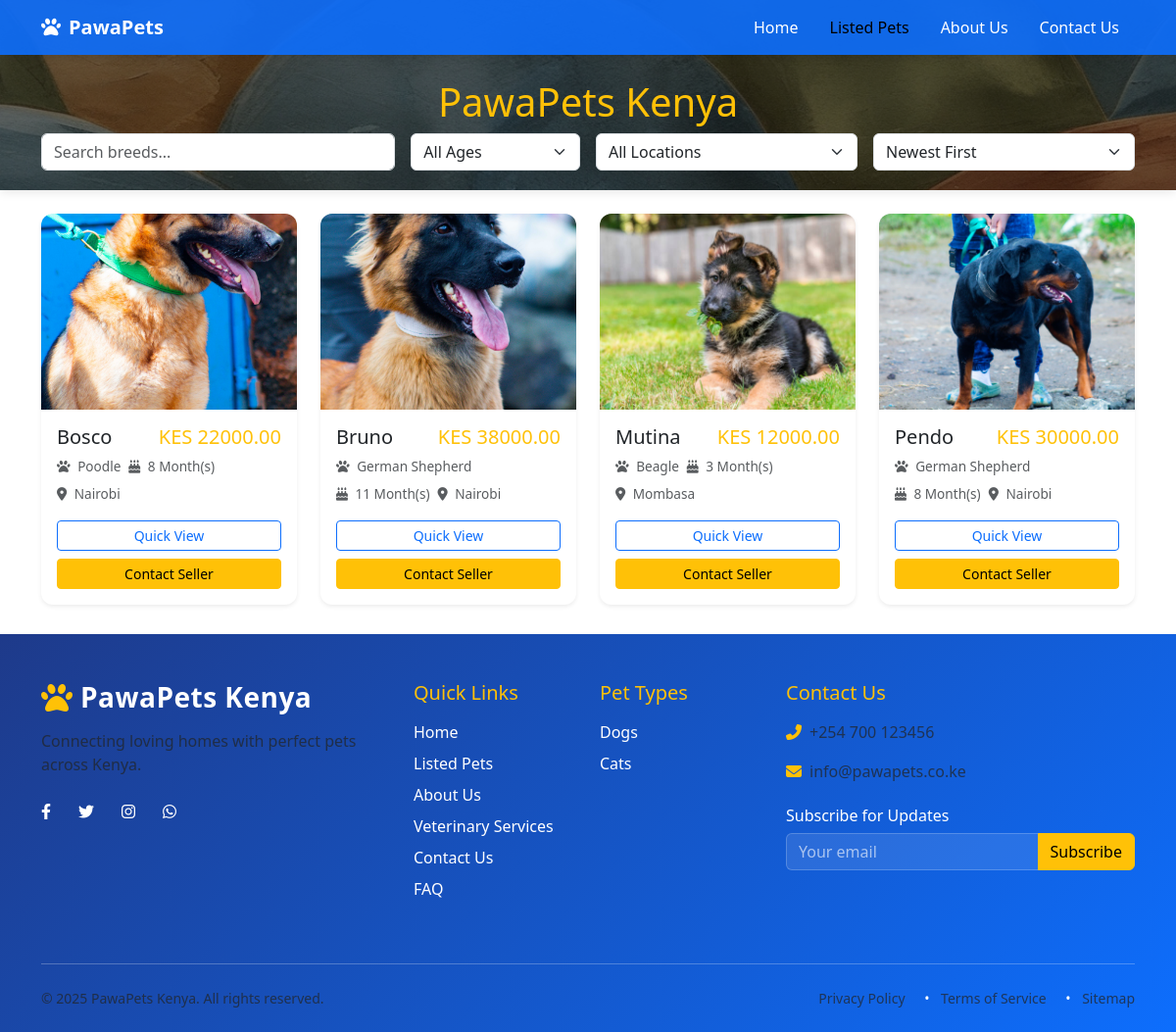
Before: /listing.php with the older database file.
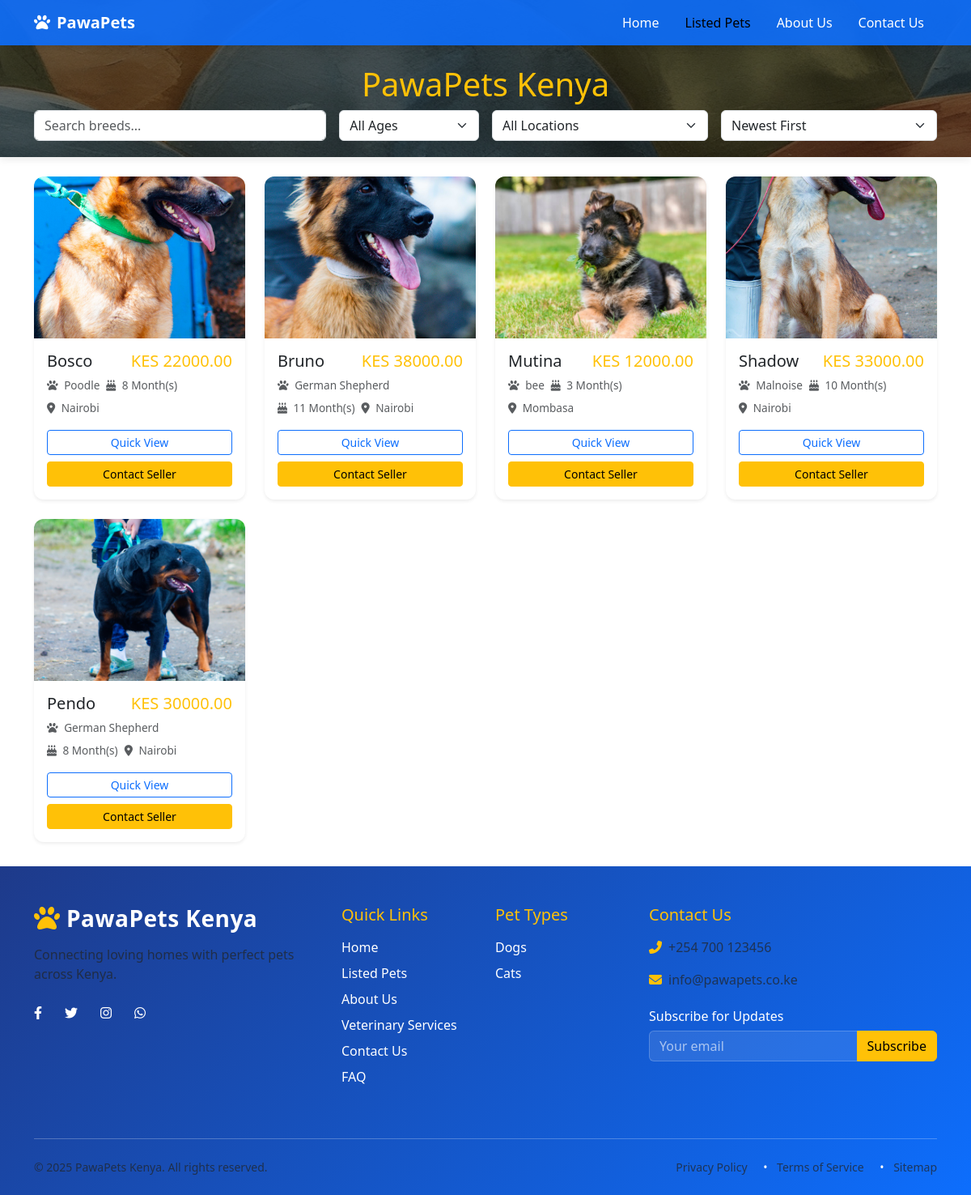
After: the same page with the newer database file.
### tables this page shows
CREATE TABLE `puppy_listing` (
  `puppy_id` int(11) NOT NULL,
  `category_id` int(11) NOT NULL,
  `breed_id` int(11) NOT NULL,
  `puppy_name` varchar(100) NOT NULL,
  `puppy_age` int(11) NOT NULL,
  `puppy_location` varchar(100) NOT NULL,
  `price` decimal(10,2) NOT NULL,
  `puppy_desc` varchar(255) NOT NULL,
  `created_at` timestamp NOT NULL DEFAULT current_timestamp()
);

CREATE TABLE `pet_images` (
  `image_id` int(11) NOT NULL,
  `puppy_id` int(11) NOT NULL,
  `image_url` varchar(255) NOT NULL
);

CREATE TABLE `puppy_breed` (
  `breed_id` int(11) NOT NULL,
  `breed_name` varchar(100) NOT NULL
);

### Admin/functions/functions.php (the view, shortened to what this page needs)
<?php
function getAllPets() {
    global $con;
    if (!isset($_GET['breed'])) {
        $select_query = "
        SELECT
            pl.puppy_id,
            pl.puppy_name,
            pl.puppy_age,
            pl.puppy_location,
            pl.price,
            b.breed_name,
            MIN(pi.image_url) AS image_url
        FROM
            puppy_listing pl
        LEFT JOIN
            pet_images pi ON pl.puppy_id = pi.puppy_id
        LEFT JOIN
            puppy_breed b ON pl.breed_id = b.breed_id
        GROUP BY
            pl.puppy_id
        ORDER BY
            RAND()
    ";
        $result_query = mysqli_query($con, $select_query);
        while ($row = mysqli_fetch_assoc($result_query)) {
            $puppy_id = $row['puppy_id'];
            $puppy_title = $row['puppy_name'];
            $puppy_age = $row['puppy_age'];
            $puppy_location = $row['puppy_location'];
            $puppy_price = $row['price'];
            $breed_title = $row['breed_name'] ?? 'Unknown';
            $img_query = mysqli_query($con, "SELECT image_url FROM pet_images WHERE puppy_id = $puppy_id LIMIT 1");
            $img_row = mysqli_fetch_assoc($img_query);
            $P_image_one = str_replace('../', '', $img_row['image_url'] ?? 'Images/default.jpg');
            echo "
            <div class='col-md-6 col-lg-4 col-xl-3'>
              <div class='card pet-card h-100 border-0 shadow-sm'>
                <div class='position-relative'>
                  <img src='$P_image_one' class='card-img-top pet-image' alt='$puppy_title'>
                </div>
                <div class='card-body'>
                  <div class='d-flex justify-content-between align-items-start mb-2'>
                    <h5 class='card-title mb-0'>$puppy_title</h5>
                    <h5 class='text-warning mb-0'>KES $puppy_price</h5>
                  </div>
                  <div class='pet-meta d-flex flex-wrap gap-2 mb-3'>
                   <span class='text-muted'><i class='fas fa-paw me-1'></i> $breed_title</span>
                    <span class='text-muted'><i class='fas fa-birthday-cake me-1'></i> $puppy_age  Month(s)</span>
                    <span class='text-muted'><i class='fas fa-map-marker-alt me-1'></i> $puppy_location</span>
                  </div>
                  <div class='d-grid gap-2'>
                    <a href='pet_profile.php?puppy_id=$puppy_id' class='btn btn-outline-primary btn-sm quick-view-btn'>Quick View</a>
                    <a href='contact_seller.php?puppy_id=$puppy_id' class='btn btn-warning btn-sm'>Contact Seller</a>
                  </div>
                </div>
              </div>
            </div>
            ";
        }
    }
}
?>

Changed rows visible on the page:
changed through a linked row, puppy_listing "Mutina": breed.breed_name "Beagle" → "bee"
added puppy_listing: pet_images.image_url (picture), puppy_name "Shadow", price "33000.00", breed.breed_name "Malnoise", puppy_age "10", puppy_location "Nairobi"
